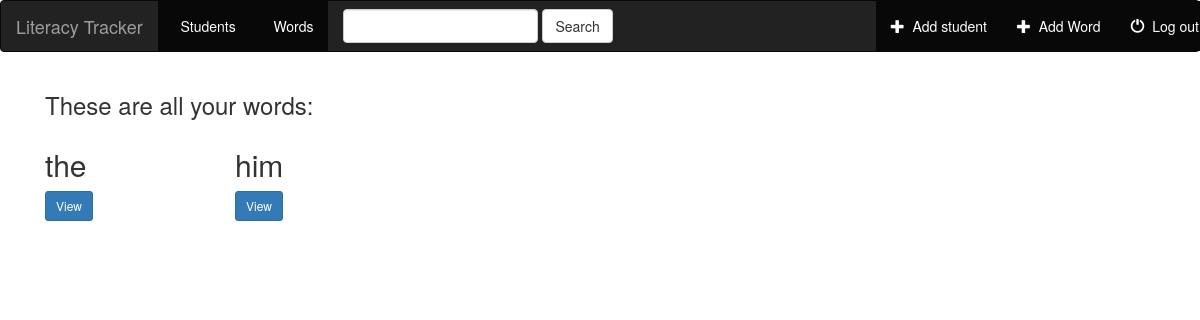
Before: /students/word/ (signed in) with the older database file.
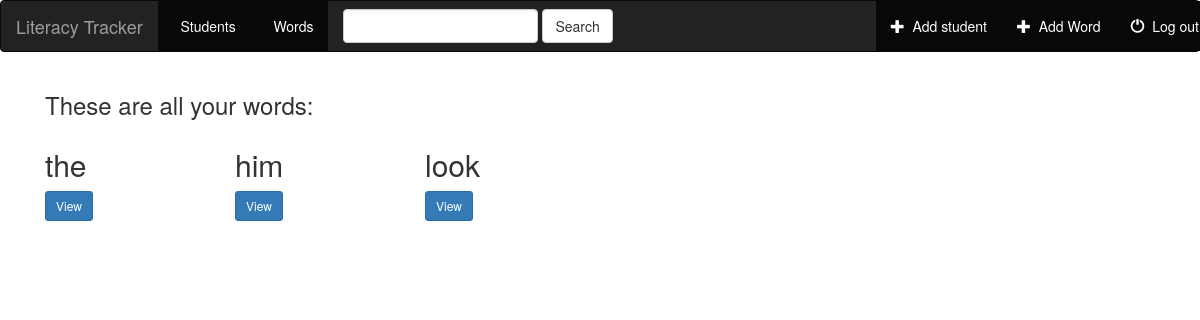
After: the same page with the newer database file.
### students/models.py (models this page shows, shortened)
class Word(models.Model):
    word = models.CharField(max_length=250, default= "", blank=True)
    user = models.ForeignKey('auth.User', default= "")

### students/views.py (the view)
# urls.py: url(r'word/$', views.WordListView.as_view(), name='word_index'),
class WordListView(generic.ListView):
    model = Word
    template_name= "students/word_index.html"
    context_object_name = "all_words"
    def get_queryset(self):
        return Word.objects.filter(user=self.request.user)

### students/templates/students/word_index.html (shortened to what this page needs)
{% extends "base.html" %}
{% block body %}
<div class="students-container container-fluid">
    <div class="row">
        <div class="col-sm-12">
            <h3>These are all your words:</h3>
        </div>
            {% for word in all_words %}
                <div class="col-sm-4 col-lg-2">
                            <h2>{{ word.word}}</h2>
                            <a href="{% url 'students:word_detail' word.id %}" class="btn btn-primary btn-sm">View</a>
                </div>
            {% endfor %}
          </div>
        </div>
{% endblock %}

Changed rows visible on the page:
added Word: word "look"
